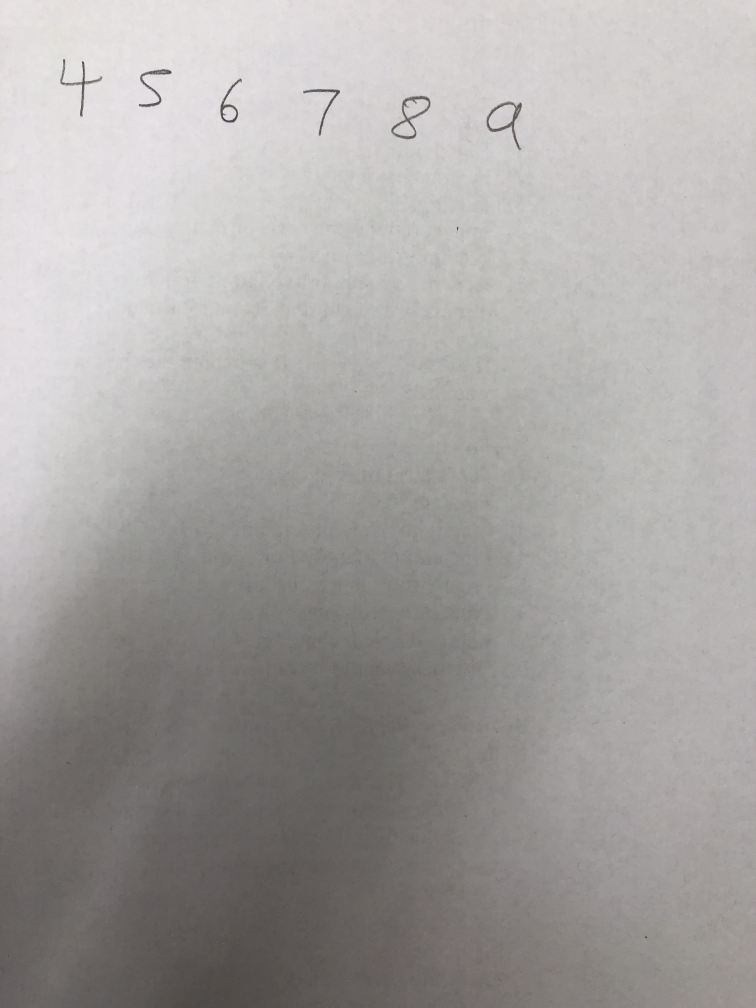
#> input picture IMG_6524.JPG, 3024 x 4032 px (shown at 1/4 size)
$ python -i letterFinder.py   (imports and definitions only)   (older library calls are emulated)
#> lines starting #> are read from the running program, lines starting #| are printed output that depends on the picture; after the words box and inside, x2 and y2 are one past the last pixel; in counts of white or black regions, pixels touching at a corner belong together
import cv2


def img_to_array(img_name):
#> called with img_name = 'IMG_6524.JPG'
    img = cv2.imread(img_name)
#> img is the input picture: shape (4032, 3024, 3); mean B, G, R 162.9, 164.5, 167.2

    sizer = 1.0
    height, width = img.shape[:2]
#> height = 4032; width = 3024
    while height * sizer > 1000 or width * sizer > 1000:
        sizer = sizer - 0.01
#> after the loop, sizer = 0.24

    img = cv2.resize(img, None, fx=sizer, fy=sizer)
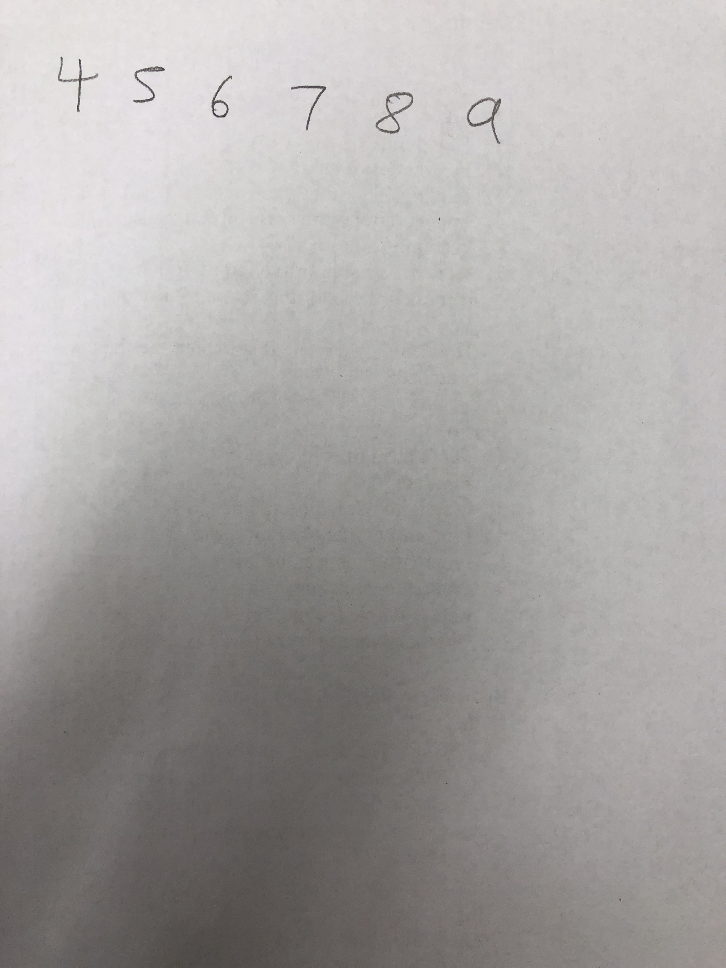
#> img: shape (968, 726, 3); mean B, G, R 162.8, 164.4, 167.1
    gray = cv2.cvtColor(img, cv2.COLOR_BGR2GRAY)
    gray = cv2.GaussianBlur(gray, (5, 5), 0)
    edged = cv2.Canny(gray, 100, 200)
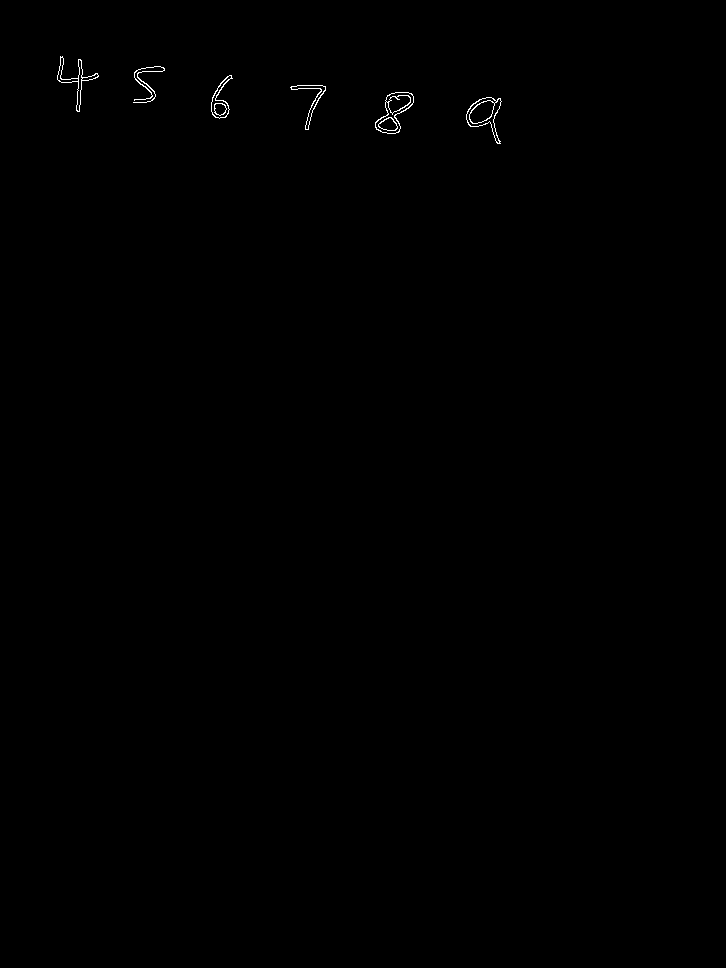
#> edged: shape (968, 726); 0.19% white in thin lines or dots, all inside (x1, y1, x2, y2) = (57, 56, 502, 144)

    _, contours, hierarchy = cv2.findContours(edged.copy(), cv2.RETR_EXTERNAL, cv2.CHAIN_APPROX_SIMPLE)
#> contours = 6 contours; box (x1, y1, x2, y2) and area: (375, 92, 414, 134) 854, (466, 97, 502, 144) 778, (211, 75, 233, 119) 368, (57, 56, 99, 112) 336, (290, 85, 326, 130) 247, (133, 66, 165, 103) 40
    rects = [cv2.boundingRect(c) for c in contours]
#> rects = [(466, 97, 36, 47), (375, 92, 39, 42), (290, 85, 36, 45), (211, 75, 22, 44), (133, 66, 32, 37), (57, 56, 42, 56)]
    individual_images = []
    rects.sort(key=lambda x: x[0])

    for rect in rects:
        x1, y1, x2, y2 = rect
        #cv2.rectangle(img, (x1, y1), (x1 + x2, y1 + y2), (0, 255, 0), 3)
        roi = img[y1:y1+y2, x1:x1+x2]
        height, width, chan = roi.shape
        if height != 0 and width != 0:
            roi = cv2.resize(roi, (28, 28), interpolation=cv2.INTER_AREA)
            roi = cv2.dilate(roi, (3, 3))
            #cv2.imshow("Test", roi)
            #cv2.waitKey(0)

            individual_images.append(roi)
#> this loop made 6 passes
#> (x1, y1, x2, y2, height, width) on passes 1 to 6: (57, 56, 42, 56, 56, 42), (133, 66, 32, 37, 37, 32), (211, 75, 22, 44, 44, 22), (290, 85, 36, 45, 45, 36), (375, 92, 39, 42, 42, 39), (466, 97, 36, 47, 47, 36)
#> pass 1, in img_to_array, `roi = img[y1:y1+y2, x1:x1+x2]`:
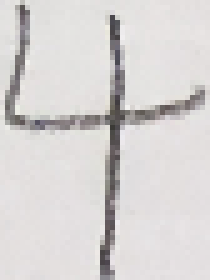
#> roi: shape (56, 42, 3) (shown 5 times larger); mean B, G, R 211.3, 212, 215.2
#> pass 1, in img_to_array, `roi = cv2.resize(roi, (28, 28), interpolation=cv2.INTER_AREA)`:
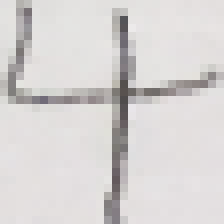
#> roi: shape (28, 28, 3) (shown 8 times larger); mean B, G, R 211.3, 212, 215.2
#> pass 1, in img_to_array, `roi = cv2.dilate(roi, (3, 3))`:
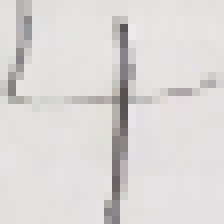
#> roi: shape (28, 28, 3) (shown 8 times larger); mean B, G, R 215.6, 216.3, 219.3
#> pass 2, in img_to_array, `roi = img[y1:y1+y2, x1:x1+x2]`:
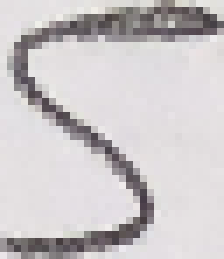
#> roi: shape (37, 32, 3) (shown 7 times larger); mean B, G, R 201.1, 199.3, 203.7
#> after the loop, individual_images = 6 items

    #print(img.shape[:2])
    #cv2.imshow("Test", img)
    #cv2.waitKey(0)

    return individual_images

>>> result = img_to_array('IMG_6524.JPG')
#> result = 6 items
